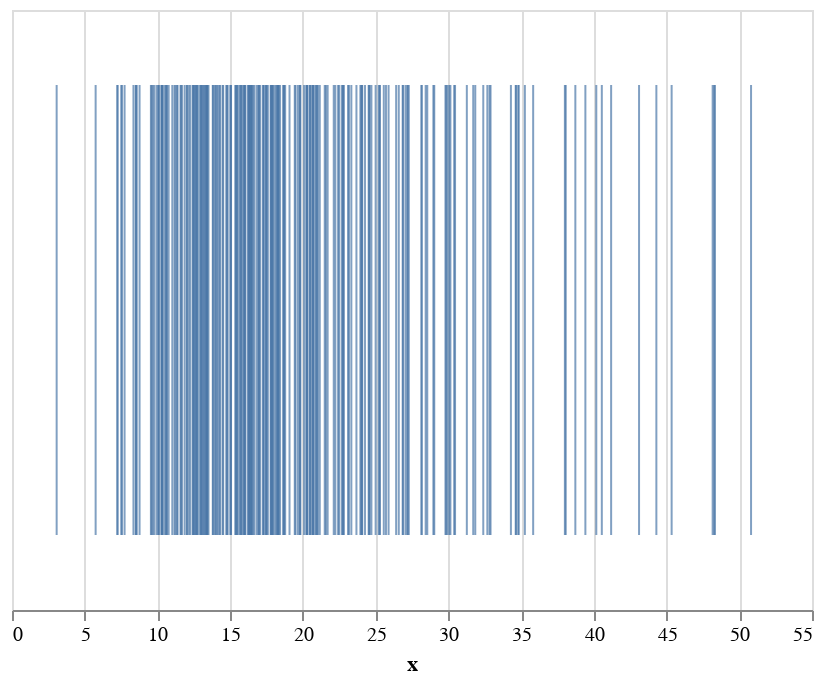

The notebook cell this image was saved under:
### Code cell
display(salt.stripplot(x=tips["total_bill"]))
ax = sns.stripplot(x=tips["total_bill"])

### Figure 1 — Vega-Lite specification as saved in the notebook (floating-point values rounded to 4 significant figures; data arrays with more than 128 entries replaced by an {"elided": "..."} marker saying what was removed)
{"$schema": "https://vega.github.io/schema/vega-lite/v2.4.1.json", "config": {"range": {"category": ["rgba(49,115,161,1)", "rgba(224,128,44,1)", "rgba(58,145,58,1)", "rgba(192,60,61,1)", "rgba(147,113,178,1)", "rgba(131,91,83,1)", "rgba(213,132,188,1)", "rgba(127,127,127,1)", "rgba(168,169,53,1)", "rgba(45,171,184,1)"]}, "view": {"height": 300, "width": 400}}, "data": {"values": {"elided": "244 records"}}, "encoding": {"x": {"field": "x", "type": "quantitative"}}, "mark": "tick"}
